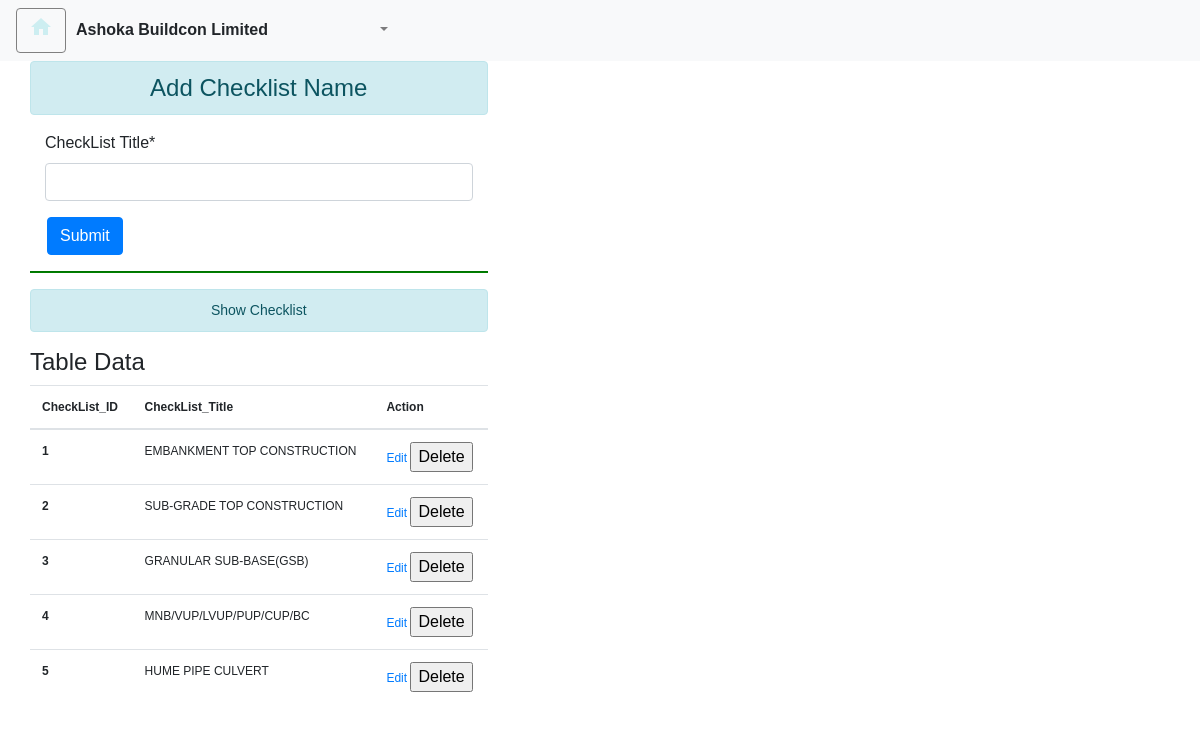
Page /Add_CheckList_Header/ on the committed database.
### checkapp/models.py (models this page shows)
class CheckList_Header(models.Model):
    CheckList_ID = models.AutoField(primary_key=True)
    CheckList_Title = models.CharField(max_length=100)
    def __str__(self):
        return self.CheckList_Title

### checkapp/administration.py (the view)
# urls.py: path('Add_CheckList_Header/',administration.Add_CheckList_Header,name='Add_CheckList_Header'),
def Add_CheckList_Header(request):
    checklists = CheckList_Header.objects.all().order_by('CheckList_ID')
    logdata(checklists)
    if request.method == 'POST':
        form = CheckList_HeaderForm(request.POST)
        if form.is_valid():
            form.save()
            History.objects.create(Doc_ID=f"Checklist name added",Comment=f"{request.user} added Checklist name")
            messages.info(request,'Add_CheckList_HeaderForm added successfully')
            return redirect('Add_CheckList_Header')
        else:
            messages.warning(request, 'Something went wrong! Please check form input.')
            return HttpResponse('Add_CheckList_Header')
    else:
        form = CheckList_HeaderForm()
        context = {
            'form': form,
            'isActive': True,
            'checklists':checklists,
            'page_title': 'Ashoka Buildcon Limited',
            'customer_name' : 'Ashoka Buildcon Limited',
        }
    return render(request, 'checkapp/Add_CheckList_HeaderForm.html', context)

### checkapp/forms.py
class CheckList_HeaderForm(forms.ModelForm):
    class Meta:
        model = CheckList_Header
        fields = ['CheckList_Title']

### Logfile.py (called while the page is built)
def logdata(data):
    f = open('log.txt','+a')
    f.write(str(data)+"\n")
    f.close()
    return

### checkapp/templates/checkapp/Add_CheckList_HeaderForm.html (shortened to what this page needs)
{% extends "checkapp/base.html" %}
{% load crispy_forms_tags %}
{% block formcontent %}
  <div class="container-fluid">
    <div class="row">
        <div class="col-sm-5">
            <h4 class="text-center alert alert-info">Add Checklist Name</h4>
      <form method="POST">
        <div class="col-12 mx-auto">
            {{ form | crispy }}
        </div>
        <button type="submit" class="btn btn-primary" style="margin-left: 17px;">Submit</button>
    </form>
            <hr>
        </div>
    </div>
</div>
<div class="container-fluid">
<div class="row">
    <div class="col-sm-5">
        <h4 class="text-center alert alert-info" style="font-size: 14px;">Show Checklist</h4>
        {% if checklists %}
        <h4>Table Data</h4>
        <table class="table table-hover" style="font-size: 12px;">
            <thead>
              <tr>
                <th scope="col">CheckList_ID</th>
                <th scope="col">CheckList_Title</th>
                <th scope="col">Action</th>
              </tr>
            </thead>
            <tbody>
                {% for checklist in checklists %}
              <tr>
                <th scope="row">{{checklist.CheckList_ID}}</th>
                <td>{{checklist.CheckList_Title}}</td>
                <td>
                    <a href="{% url 'edit_checklistname' checklist.CheckList_ID %}" class="">Edit</a>
                    <form action="{% url 'delete_checklistname' checklist.CheckList_ID %}" method="post"  class="d-inline">{% csrf_token %}
                        <input type="submit" class=""
                        value="Delete">
                    </form>
                </td>
              </tr>
              {% endfor %}
            </tbody>
          </table>
        {% else %}
        <h4 class="text-center alert alert-warning" style="font-size: 14px;">No checklist available</h4>
        {% endif %}
    </div>
    </div>
</div>
</div>
{% endblock %}

### checkapp/templates/checkapp/base.html (style rules this page uses)
input { font-size: medium!important; }
button { font-size: medium!important; }
label { font-size: medium!important; }
hr { height:1px; background-color:green; }
body { font-family: Arial, sans-serif; font-size: 16px; }
table.table.table-hover tbody tr { margin-bottom: 0; }

### rows in the picture
CheckList_Header: CheckList_ID "1", CheckList_Title "EMBANKMENT TOP CONSTRUCTION"
CheckList_Header: CheckList_ID "2", CheckList_Title "SUB-GRADE TOP CONSTRUCTION"
CheckList_Header: CheckList_ID "3", CheckList_Title "GRANULAR SUB-BASE(GSB)"
CheckList_Header: CheckList_ID "4", CheckList_Title "MNB/VUP/LVUP/PUP/CUP/BC"
CheckList_Header: CheckList_ID "5", CheckList_Title "HUME PIPE CULVERT"

### other values in the picture
{{ customer_name }} "Ashoka Buildcon Limited"
